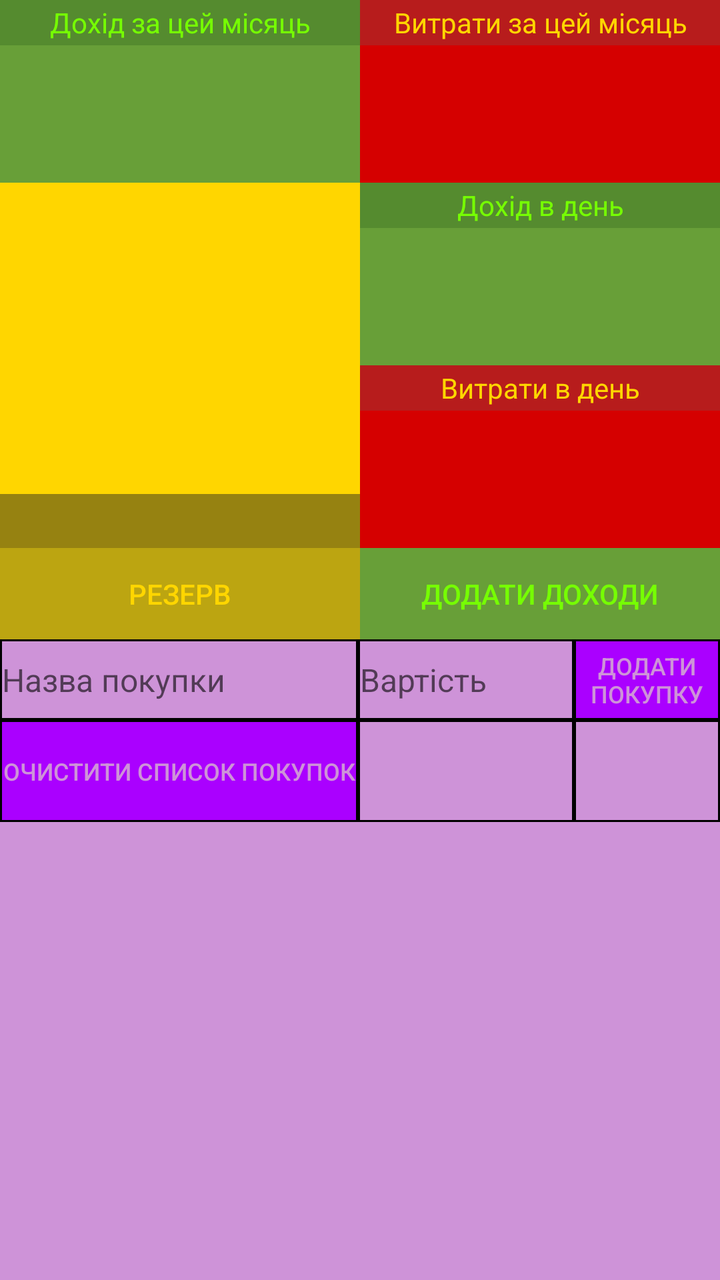
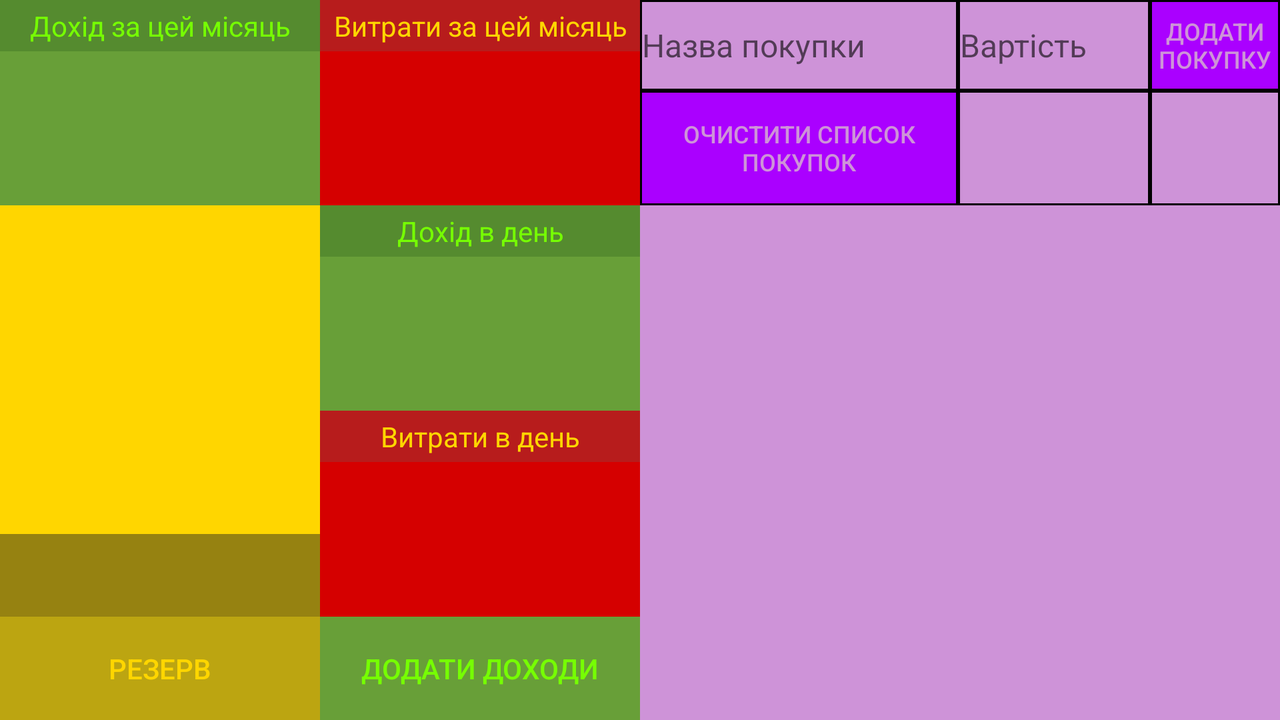

First picture: res/layout/ on a phone held upright. Second picture: the repository's own variant of that layout, on a device whose configuration matches the variant's folder. Source for both follows.
<!-- AndroidManifest.xml: activity theme BudgetMainTheme -->
<!-- res/layout/activity_main.xml -->
<LinearLayout
    xmlns:android="http://schemas.android.com/apk/res/android"
    xmlns:tools="http://schemas.android.com/tools"
    tools:context=".MainActivityFragment"
    android:layout_width="match_parent"
    android:layout_height="match_parent"
    android:orientation="vertical"
    android:background="#CE93D8">

    <LinearLayout
        android:layout_width="match_parent"
        android:layout_height="0dp"
        android:layout_weight="2"
        android:orientation="horizontal">

        <LinearLayout
            android:layout_width="0dp"
            android:layout_weight="1"
            android:layout_height="match_parent"
            android:orientation="vertical">

            <TextView
                android:layout_width="match_parent"
                android:layout_height="0dp"
                android:background="#558B2F"
                android:gravity="center"
                android:textColor="#76FF03"
                android:text="@string/head_pos_bal_month"
                android:id="@+id/tvHeadPosBalMonth"
                android:layout_weight="1" />

            <TextView
                android:layout_width="match_parent"
                android:layout_height="0dp"
                android:layout_weight="3"
                android:id="@+id/tvPosBalMonth"
                android:background="#689F38"
                android:gravity="center"
                android:textColor="#76FF03"
                android:textSize="36sp" />

        </LinearLayout>

        <LinearLayout
            android:layout_width="0dp"
            android:layout_weight="1"
            android:layout_height="match_parent"
            android:orientation="vertical">

            <TextView
                android:layout_width="match_parent"
                android:layout_height="0dp"
                android:background="#B71C1C"
                android:gravity="center"
                android:textColor="#FFD600"
                android:text="@string/head_neg_bal_month"
                android:id="@+id/tvHeadNegBalMonth"
                android:layout_weight="1" />

            <TextView
                android:layout_width="match_parent"
                android:layout_height="0dp"
                android:layout_weight="3"
                android:id="@+id/tvNegBalMonth"
                android:background="#D50000"
                android:gravity="center"
                android:textColor="#FFD600"
                android:textSize="36sp" />

        </LinearLayout>

    </LinearLayout>

    <LinearLayout
        android:layout_width="match_parent"
        android:layout_height="0dp"
        android:layout_weight="4"
        android:orientation="horizontal">

        <LinearLayout
            android:layout_width="0dp"
            android:layout_weight="1"
            android:layout_height="match_parent"
            android:orientation="vertical">

            <ImageView
                android:layout_width="match_parent"
                android:layout_height="match_parent"
                android:layout_weight="4"
                android:src="@drawable/money"
                android:id="@+id/icReservationMoney"
                android:background="#FFD600" />
            <TextView
                android:layout_width="match_parent"
                android:layout_height="wrap_content"
                android:background="#ff968211"
                android:id="@+id/tvReservBalance"
                android:textColor="#FFD600"
                android:textSize="20sp"
                android:gravity="center" />

        </LinearLayout>

        <LinearLayout
            android:layout_width="0dp"
            android:layout_weight="1"
            android:layout_height="match_parent"
            android:orientation="vertical">

            <LinearLayout
                android:layout_width="match_parent"
                android:layout_weight="1"
                android:layout_height="0dp"
                android:orientation="vertical">

                <TextView
                    android:layout_width="match_parent"
                    android:layout_height="0dp"
                    android:layout_weight="1"
                    android:background="#558B2F"
                    android:id="@+id/tvHeadPosBalMid"
                    android:gravity="center"
                    android:textColor="#76FF03"
                    android:text="@string/head_pos_bal_mid" />

                <TextView
                    android:layout_width="match_parent"
                    android:layout_height="0dp"
                    android:layout_weight="3"
                    android:background="#689F38"
                    android:id="@+id/tvPosBalMidDay"
                    android:gravity="center"
                    android:textColor="#76FF03"
                    android:textSize="36sp"
                    android:outlineProvider="background" />

            </LinearLayout>

            <LinearLayout
                android:orientation="vertical"
                android:layout_width="match_parent"
                android:layout_height="0dp"
                android:layout_weight="1">

                <TextView
                    android:layout_width="match_parent"
                    android:layout_height="0dp"
                    android:layout_weight="1"
                    android:background="#B71C1C"
                    android:id="@+id/tvHeadNegBalMid"
                    android:gravity="center"
                    android:textColor="#FFD600"
                    android:text="@string/head_neg_bal_mid" />

                <TextView
                    android:layout_width="match_parent"
                    android:layout_height="0dp"
                    android:layout_weight="3"
                    android:background="#D50000"
                    android:id="@+id/tvNegBalMidDay"
                    android:gravity="center"
                    android:textColor="#FFD600"
                    android:textSize="36sp" />
            </LinearLayout>

        </LinearLayout>

    </LinearLayout>

    <LinearLayout
        android:layout_width="match_parent"
        android:layout_height="0dp"
        android:layout_weight="1"
        android:orientation="horizontal">

        <Button
            android:layout_width="0dp"
            android:layout_height="match_parent"
            android:id="@+id/btnReservBalance"
            android:layout_weight="1"
            android:background="#ffbca511"
            android:textColor="#FFD600"
            android:text="@string/btn_reserv" />

        <Button
            android:layout_width="0dp"
            android:layout_weight="1"
            android:layout_height="match_parent"
            android:background="#689F38"
            android:id="@+id/btnPosBalance"
            android:text="@string/btn_add_positiv_bal"
            android:textColor="#76FF03" />


    </LinearLayout>

    <LinearLayout
        android:layout_width="match_parent"
        android:layout_height="0dp"
        android:layout_weight="2"
        android:orientation="vertical"
        android:background="#ff000000">

        <LinearLayout
            android:layout_width="match_parent"
            android:layout_height="0dp"
            android:layout_weight="4"
            android:orientation="horizontal">

            <EditText
                android:layout_width="0dp"
                android:layout_height="match_parent"
                android:id="@+id/etValueName"
                android:layout_alignParentLeft="false"
                android:background="#CE93D8"
                android:hint="@string/hint_edit_text_val_name"
                android:layout_weight="5"
                android:textSize="16dp"
                android:layout_margin="1dp"
                android:textColor="#AA00FF" />

            <EditText
                android:layout_width="0dp"
                android:layout_height="match_parent"
                android:id="@+id/etValueCost"
                android:layout_alignParentRight="false"
                android:background="#CE93D8"
                android:hint="@string/hint_edit_text_val_cost"
                android:layout_weight="3"
                android:textSize="16dp"
                android:layout_margin="1dp"
                android:textColor="#AA00FF" />

            <Button
                android:layout_width="0dp"
                android:layout_weight="2"
                android:layout_height="match_parent"
                android:background="#AA00FF"
                android:id="@+id/btnAddBuying"
                android:text="@string/btn_add_negativ_bal"
                android:textColor="#CE93D8"
                android:textSize="12dp"
                android:layout_margin="1dp" />

        </LinearLayout>

        <LinearLayout
            android:layout_width="match_parent"
            android:layout_height="0dp"
            android:layout_weight="5"
            android:orientation="horizontal">

            <Button
                android:layout_width="0dp"
                android:layout_height="match_parent"
                android:id="@+id/btnClearShoppList"
                android:layout_below="@+id/etValueName"
                android:background="#AA00FF"
                android:textColor="#CE93D8"
                android:layout_weight="5"
                android:text="@string/btn_clear_shopp_list"
                android:textSize="12dp"
                android:gravity="center"
                android:layout_margin="1dp" />

            <TextView
                android:layout_width="0dp"
                android:layout_height="match_parent"
                android:id="@+id/tvDateShoppList"
                android:layout_weight="3"
                android:layout_margin="1dp"
                android:background="#CE93D8"
                android:gravity="center"
                android:textColor="#AA00FF"
                android:textSize="18sp" />

            <TextView
                android:layout_width="0dp"
                android:layout_height="match_parent"
                android:background="#CE93D8"
                android:id="@+id/tvBalanceShoppList"
                android:textColor="#AA00FF"
                android:layout_marginTop="0dp"
                android:textSize="22sp"
                android:layout_weight="2"
                android:gravity="center"
                android:layout_margin="1dp" />

        </LinearLayout>

    </LinearLayout>

    <LinearLayout
        android:layout_width="match_parent"
        android:layout_height="0dp"
        android:layout_weight="5">

        <ListView
            android:layout_width="match_parent"
            android:layout_height="match_parent"
            android:id="@+id/lvShoppList"
            android:background="#CE93D8">
        </ListView>
    </LinearLayout>

</LinearLayout>
<!-- resources referenced by this layout -->
<resources>
  <string name="btn_add_negativ_bal">Додати Покупку</string>
  <string name="btn_add_positiv_bal">Додати Доходи</string>
  <string name="btn_clear_shopp_list">Очистити список покупок</string>
  <string name="btn_reserv">Резерв</string>
  <string name="head_neg_bal_mid">Витрати в день</string>
  <string name="head_neg_bal_month">Витрати за цей місяць</string>
  <string name="head_pos_bal_mid">Дохід в день</string>
  <string name="head_pos_bal_month">Дохід за цей місяць</string>
  <string name="hint_edit_text_val_cost">Вартість</string>
  <string name="hint_edit_text_val_name">Назва покупки</string>
  <style name="BudgetMainTheme" parent="AppTheme">
          <item name="actionBarStyle">@style/ActionBar.Solid.Budget.NoTitle</item>
      </style>
  <style name="AppTheme" parent="Theme.AppCompat.Light.DarkActionBar">
      </style>
  <style name="ActionBar.Solid.Budget.NoTitle" parent="@style/Widget.AppCompat.Light.ActionBar.Solid.Inverse">
          <item name="displayOptions">useLogo|showHome</item>
          <item name="logo">@drawable/budgetsaver_logo</item>
      </style>
  <!-- drawable budgetsaver_logo: png bitmap (drawable, 36339 bytes) -->
</resources>
<!-- res/layout-land/activity_main.xml (the repository's variant of the layout above) -->
<!-- drawn on the phone turned sideways -->
<LinearLayout
    xmlns:android="http://schemas.android.com/apk/res/android"
    xmlns:tools="http://schemas.android.com/tools"
    tools:context=".MainActivityFragment"
    android:layout_width="match_parent"
    android:layout_height="match_parent"
    android:orientation="horizontal"
    android:background="#CE93D8">

    <LinearLayout
        android:orientation="vertical"
        android:layout_width="0dp"
        android:layout_height="match_parent"
        android:layout_weight="1">

        <LinearLayout
            android:layout_width="match_parent"
            android:layout_height="0dp"
            android:layout_weight="2"
            android:orientation="horizontal">

            <LinearLayout
                android:layout_width="0dp"
                android:layout_weight="1"
                android:layout_height="match_parent"
                android:orientation="vertical">

                <TextView
                    android:layout_width="match_parent"
                    android:layout_height="0dp"
                    android:background="#558B2F"
                    android:gravity="center"
                    android:textColor="#76FF03"
                    android:text="@string/head_pos_bal_month"
                    android:id="@+id/tvHeadPosBalMonth"
                    android:layout_weight="1" />

                <TextView
                    android:layout_width="match_parent"
                    android:layout_height="0dp"
                    android:layout_weight="3"
                    android:id="@+id/tvPosBalMonth"
                    android:background="#689F38"
                    android:gravity="center"
                    android:textColor="#76FF03"
                    android:textSize="36sp" />

            </LinearLayout>

            <LinearLayout
                android:layout_width="0dp"
                android:layout_weight="1"
                android:layout_height="match_parent"
                android:orientation="vertical">

                <TextView
                    android:layout_width="match_parent"
                    android:layout_height="0dp"
                    android:background="#B71C1C"
                    android:gravity="center"
                    android:textColor="#FFD600"
                    android:text="@string/head_neg_bal_month"
                    android:id="@+id/tvHeadNegBalMonth"
                    android:layout_weight="1" />

                <TextView
                    android:layout_width="match_parent"
                    android:layout_height="0dp"
                    android:layout_weight="3"
                    android:id="@+id/tvNegBalMonth"
                    android:background="#D50000"
                    android:gravity="center"
                    android:textColor="#FFD600"
                    android:textSize="36sp" />

            </LinearLayout>

        </LinearLayout>

        <LinearLayout
            android:layout_width="match_parent"
            android:layout_height="0dp"
            android:layout_weight="4"
            android:orientation="horizontal">

            <LinearLayout
                android:layout_width="0dp"
                android:layout_weight="1"
                android:layout_height="match_parent"
                android:orientation="vertical">

                <ImageView
                    android:layout_width="match_parent"
                    android:layout_height="0dp"
                    android:layout_weight="4"
                    android:src="@drawable/money"
                    android:id="@+id/icReservationMoney"
                    android:background="#FFD600" />
                <TextView
                    android:layout_width="match_parent"
                    android:layout_height="0dp"
                    android:background="#ff968211"
                    android:id="@+id/tvReservBalance"
                    android:textColor="#FFD600"
                    android:textSize="20sp"
                    android:gravity="center"
                    android:layout_weight="1" />

            </LinearLayout>

            <LinearLayout
                android:layout_width="0dp"
                android:layout_weight="1"
                android:layout_height="match_parent"
                android:orientation="vertical">

                <LinearLayout
                    android:layout_width="match_parent"
                    android:layout_weight="1"
                    android:layout_height="0dp"
                    android:orientation="vertical">

                    <TextView
                        android:layout_width="match_parent"
                        android:layout_height="0dp"
                        android:layout_weight="1"
                        android:background="#558B2F"
                        android:id="@+id/tvHeadPosBalMid"
                        android:gravity="center"
                        android:textColor="#76FF03"
                        android:text="@string/head_pos_bal_mid" />

                    <TextView
                        android:layout_width="match_parent"
                        android:layout_height="0dp"
                        android:layout_weight="3"
                        android:background="#689F38"
                        android:id="@+id/tvPosBalMidDay"
                        android:gravity="center"
                        android:textColor="#76FF03"
                        android:textSize="36sp"
                        android:outlineProvider="background" />

                </LinearLayout>

                <LinearLayout
                    android:orientation="vertical"
                    android:layout_width="match_parent"
                    android:layout_height="0dp"
                    android:layout_weight="1">

                    <TextView
                        android:layout_width="match_parent"
                        android:layout_height="0dp"
                        android:layout_weight="1"
                        android:background="#B71C1C"
                        android:id="@+id/tvHeadNegBalMid"
                        android:gravity="center"
                        android:textColor="#FFD600"
                        android:text="@string/head_neg_bal_mid" />

                    <TextView
                        android:layout_width="match_parent"
                        android:layout_height="0dp"
                        android:layout_weight="3"
                        android:background="#D50000"
                        android:id="@+id/tvNegBalMidDay"
                        android:gravity="center"
                        android:textColor="#FFD600"
                        android:textSize="36sp" />
                </LinearLayout>

            </LinearLayout>

        </LinearLayout>

        <LinearLayout
            android:layout_width="match_parent"
            android:layout_height="0dp"
            android:layout_weight="1"
            android:orientation="horizontal">

            <Button
                android:layout_width="0dp"
                android:layout_height="match_parent"
                android:id="@+id/btnReservBalance"
                android:layout_weight="1"
                android:background="#ffbca511"
                android:textColor="#FFD600"
                android:text="@string/btn_reserv" />

            <Button
                android:layout_width="0dp"
                android:layout_weight="1"
                android:layout_height="match_parent"
                android:background="#689F38"
                android:id="@+id/btnPosBalance"
                android:text="@string/btn_add_positiv_bal"
                android:textColor="#76FF03" />


        </LinearLayout>
    </LinearLayout>

    <LinearLayout
        android:orientation="vertical"
        android:layout_width="0dp"
        android:layout_height="match_parent"
        android:layout_weight="1">

        <LinearLayout
            android:layout_width="match_parent"
            android:layout_height="0dp"
            android:layout_weight="2"
            android:orientation="vertical"
            android:background="#ff000000">

            <LinearLayout
                android:layout_width="match_parent"
                android:layout_height="0dp"
                android:layout_weight="4"
                android:orientation="horizontal">

                <EditText
                    android:layout_width="0dp"
                    android:layout_height="match_parent"
                    android:id="@+id/etValueName"
                    android:layout_alignParentLeft="false"
                    android:background="#CE93D8"
                    android:hint="@string/hint_edit_text_val_name"
                    android:layout_weight="5"
                    android:textSize="16dp"
                    android:layout_margin="1dp"
                    android:textColor="#AA00FF" />

                <EditText
                    android:layout_width="0dp"
                    android:layout_height="match_parent"
                    android:id="@+id/etValueCost"
                    android:layout_alignParentRight="false"
                    android:background="#CE93D8"
                    android:hint="@string/hint_edit_text_val_cost"
                    android:layout_weight="3"
                    android:textSize="16dp"
                    android:layout_margin="1dp"
                    android:textColor="#AA00FF" />

                <Button
                    android:layout_width="0dp"
                    android:layout_weight="2"
                    android:layout_height="match_parent"
                    android:background="#AA00FF"
                    android:id="@+id/btnAddBuying"
                    android:text="@string/btn_add_negativ_bal"
                    android:textColor="#CE93D8"
                    android:textSize="12dp"
                    android:layout_margin="1dp" />

            </LinearLayout>

            <LinearLayout
                android:layout_width="match_parent"
                android:layout_height="0dp"
                android:layout_weight="5"
                android:orientation="horizontal">

                <Button
                    android:layout_width="0dp"
                    android:layout_height="match_parent"
                    android:id="@+id/btnClearShoppList"
                    android:layout_below="@+id/etValueName"
                    android:background="#AA00FF"
                    android:textColor="#CE93D8"
                    android:layout_weight="5"
                    android:text="@string/btn_clear_shopp_list"
                    android:textSize="12dp"
                    android:gravity="center"
                    android:layout_margin="1dp" />

                <TextView
                    android:layout_width="0dp"
                    android:layout_height="match_parent"
                    android:id="@+id/tvDateShoppList"
                    android:layout_weight="3"
                    android:layout_margin="1dp"
                    android:background="#CE93D8"
                    android:gravity="center"
                    android:textColor="#AA00FF"
                    android:textSize="18sp" />

                <TextView
                    android:layout_width="0dp"
                    android:layout_height="match_parent"
                    android:background="#CE93D8"
                    android:id="@+id/tvBalanceShoppList"
                    android:textColor="#AA00FF"
                    android:layout_marginTop="0dp"
                    android:textSize="22sp"
                    android:layout_weight="2"
                    android:gravity="center"
                    android:layout_margin="1dp" />

            </LinearLayout>

        </LinearLayout>

        <LinearLayout
            android:layout_width="match_parent"
            android:layout_height="0dp"
            android:layout_weight="5">

            <ListView
                android:layout_width="match_parent"
                android:layout_height="match_parent"
                android:id="@+id/lvShoppList"
                android:background="#CE93D8">
            </ListView>
        </LinearLayout>
    </LinearLayout>

</LinearLayout>
